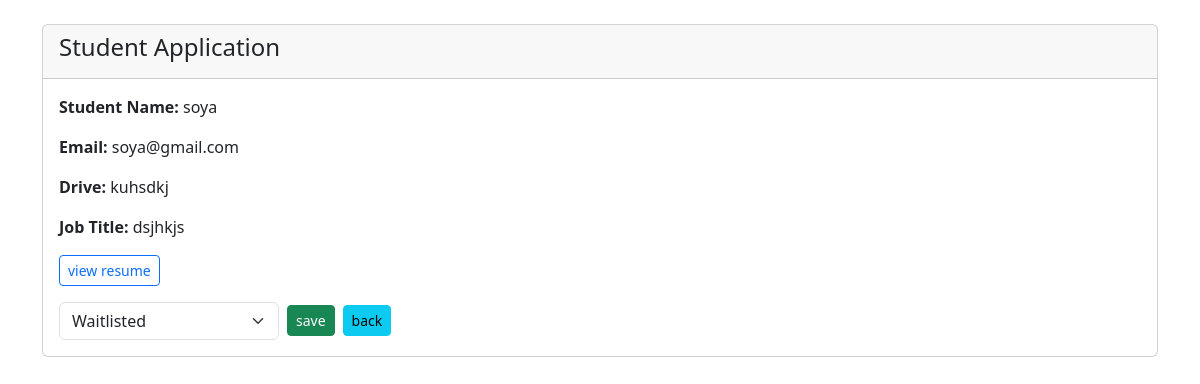
Page /company/application/1/review (signed in) on the earlier database version.
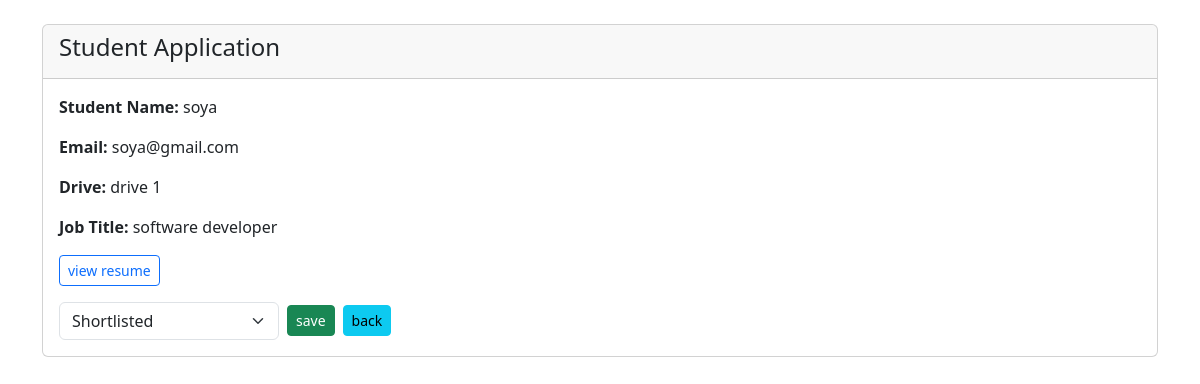
Same page on the later database version.
### backend/models.py (models this page shows)
class PlacementDrive(db.Model):
    __tablename__ = 'placement_drives'
    placemnt_id = db.Column(db.Integer, primary_key=True, autoincrement=True)
    drive_name=db.Column(db.String, nullable=False,unique=True)
    company_id = db.Column(db.Integer, db.ForeignKey('companies.cmp_id'), nullable=False)
    job_title = db.Column(db.String, nullable=False)
    job_description = db.Column(db.Text, nullable=False)
    eligibility_criteria = db.Column(db.Text, nullable=False)
    application_deadline = db.Column(db.DateTime, nullable=False)
    status = db.Column(db.String, default="Pending")
    salary=db.Column(db.Integer,nullable="False")
    skills=db.Column(db.String, nullable=False)
    exp=db.Column(db.String, nullable=False)
    applications = db.relationship('Application', backref='drive', lazy=True)

class Application(db.Model):
    __tablename__ = 'applications'
    appln_id = db.Column(db.Integer, primary_key=True, autoincrement=True)
    student_id = db.Column(db.Integer, db.ForeignKey('students.stud_id'), nullable=False)
    drive_id = db.Column(db.Integer, db.ForeignKey('placement_drives.placemnt_id'), nullable=False)
    application_date = db.Column(db.DateTime, default=lambda:datetime.now(timezone.utc))
    status = db.Column(db.String , default="not_applied")
    __table_args__ = (
        db.UniqueConstraint('student_id', 'drive_id', name='unique_student_drive'),
    )

### backend/routes.py (the view, shortened to what this page needs)
@app.route("/company/application/<int:appln_id>/review", methods=["GET", "POST"])
@login_required
def review_one_appln(appln_id):
    if not isinstance(current_user, Company):
        return "Unauthorized"
    if current_user.approval_status.lower()!="active":
        return "wait for admin's approval"
    appln = Application.query.get_or_404(appln_id)
    drive = PlacementDrive.query.filter_by(placemnt_id=appln.drive_id, company_id=current_user.cmp_id).first()
    if not drive:
        return "Unauthorized"
    return render_template("company/review_one_appln.html", appln=appln, drive=drive)

### app.py (called while the page is built)
def create_app():
    app=Flask(__name__)
    app.config["SQLALCHEMY_DATABASE_URI"] = "sqlite:///Placement.db"
    db.init_app(app)
    app.config["SECRET_KEY"]="thisgoodday"
    login_manager=LoginManager(app)
    @login_manager.user_loader
    def load_user(email):
        return (db.session.query(Admin).filter_by(email=email).first() or \
        db.session.query(Student).filter_by(email=email).first() or \
        db.session.query(Company).filter_by(email=email).first())
    app.app_context().push()
    db.create_all()
    return app

### templates/company/review_one_appln.html (shortened to what this page needs)
<!DOCTYPE html>
<html lang="en">
<head>
    <link href="https://cdn.jsdelivr.net/npm/bootstrap@5.3.8/dist/css/bootstrap.min.css" rel="stylesheet">
</head>
<body>
    <div class="container mt-4">
        <div class="card">
            <div class="card-header">
                <h4>Student Application</h4>
            </div>
            <div class="card-body">
                <p><strong>Student Name:</strong> {{ appln.student.name }}</p>
                <p><strong>Email:</strong> {{ appln.student.email }}</p>
                <p><strong>Drive:</strong> {{ drive.drive_name }}</p>
                <p><strong>Job Title:</strong> {{ drive.job_title }}</p>
                <div class="mb-3">
                    {% if appln.student.resume %}
                    <a href="/static/{{ appln.student.resume }}" target="_blank" class="btn btn-sm btn-outline-primary">view resume</a>
                    {% else %}
                    <span>No resume uploaded</span>
                    {% endif %}
                </div>
                <form method="POST" action="{{ url_for('review_one_appln', appln_id=appln.appln_id) }}" class="d-flex align-items-center gap-2">
                    <select name="status" class="form-select" style="max-width: 220px;">
                        <option value="Shortlisted" {% if appln.status == "Shortlisted" %}selected{% endif %}>Shortlisted</option>
                        <option value="Waitlisted" {% if appln.status == "Waitlisted" %}selected{% endif %}>Waitlisted</option>
                    </select>
                    <button type="submit" class="btn btn-success btn-sm">save</button>
                    <a href="{{ url_for('revw_drive_appln', drive_id=drive.placemnt_id) }}" class="btn btn-info btn-sm">back</a>
                </form>
            </div>
        </div>
    </div>
</body>
</html>

Differences in the rows shown:
no longer on this page (row edited): PlacementDrive: drive_name "kuhsdkj", job_title "dsjhkjs"
no longer on this page (row edited): Application: status "Waitlisted"
now on this page (row edited): PlacementDrive: drive_name "drive 1", job_title "software developer"
Other differences:
form field status: (not shown) → "Shortlisted"
